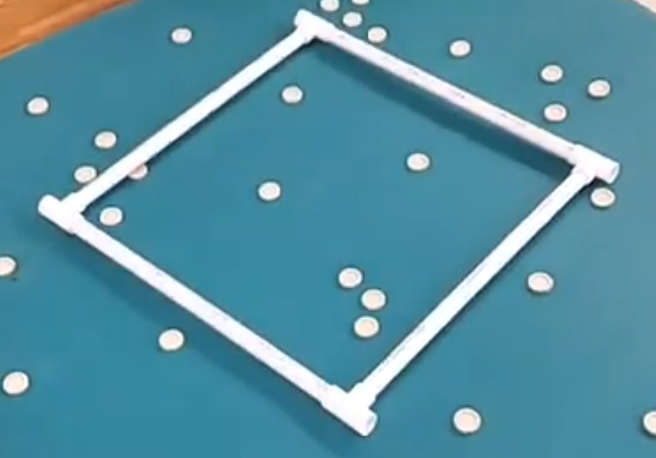
#> input picture tests/assets/mussels_sample.png, 656 x 458 px
$ python -i mussels.py   (imports and definitions only)
#> lines starting #> are read from the running program, lines starting #| are printed output that depends on the picture; after the words box and inside, x2 and y2 are one past the last pixel; in counts of white or black regions, pixels touching at a corner belong together
"""
Implementation of the mussels counting task.
"""
from typing import Tuple
import cv2
import pandas
from pandas import DataFrame
import numpy as np
from numpy import ndarray
from sklearn.cluster import KMeans
from ..utils import logger


def _remove_circles(mask: np.ndarray) -> np.ndarray:
    """
    Remove the small circles (mussels) from the image.
    """
    contours, _ = cv2.findContours(mask, cv2.RETR_TREE, cv2.CHAIN_APPROX_NONE)

    for _, contour in enumerate(contours):
        area = cv2.contourArea(contour)

        if area < 2000:
            cv2.drawContours(mask, [contour], 0, 0, -1)

    return mask


def _gaussian_blur_smooth(mask: np.ndarray) -> np.ndarray:
    """
    Convert the image to Canny Line with Gaussian blur.
    """
    # Erode the image
    kernel = np.ones((7, 7), np.uint8)
    mask = cv2.erode(mask, kernel, iterations=1)

    # Canny transform to get the edge of the image
    canny = cv2.Canny(mask, 20, 250)

    # Gaussian blur to smooth the edge to get the Hough line easier
    blurred = cv2.GaussianBlur(canny, (5, 5), 0)

    return blurred


def _get_edge_points(mask: np.ndarray) -> list:
    """
    Get the list of points on the edge of the square.
    """
    lines = cv2.HoughLinesP(mask, rho=0.1, theta=np.pi / 90, threshold=4, lines=4, minLineLength=200, maxLineGap=50)

    # Attach the points to a list
    lines = lines[:, 0, :]
    points = list()
    for x_1, y_1, x_2, y_2 in lines:
        points.append((x_1, y_1))
        points.append((x_2, y_2))

    return points


def _get_corner_points(points: list) -> np.ndarray:
    """
    Find the points on four edge by K-Means Cluster.
    """
    rect_points = DataFrame(points)
    rect_points = rect_points.rename(columns={0: "x", 1: "y"})

    # Use K-Means Cluster to classify different points (four corner points)
    points = KMeans(n_clusters=4).fit(rect_points)
    rect_points["label"] = points.labels_
    pandas.set_option("max_rows", 100)
    rect_points.sort_values("label")

    # Store different types of points
    edge_points = list()
    for i in range(4):
        df_all = _drop_noisy(rect_points[rect_points["label"] == i]).mean()
        edge_points.append((df_all.x, df_all.y))

    # Rearrange the order of points
    rect = np.array(edge_points, np.int32)
    rect = rect.reshape((-1, 1, 2))
    hull_rect = cv2.convexHull(rect)

    return hull_rect


# [44 lines left out: functions _drop_noisy, _find_mussels, not called in this run]


def count_mussels(image: np.ndarray) -> Tuple[int, ndarray, ndarray, ndarray, ndarray, ndarray]:
    """
    Count the number of the mussels in the given image.

    Additionally, returns the following images (ndarray-s):

        - Original image
        - Filtered with circles removed
        - Blurred and smoothed
        - Convex hull (4 corners)
        - Final image with found mussels marked
    """
    hsv = cv2.cvtColor(image, cv2.COLOR_BGR2HSV)

    # Set the range of the HSV field to create the mask
    lower = np.array([0, 0, 220])
    upper = np.array([255, 50, 255])
    grey = cv2.inRange(hsv, lower, upper)

    # Remove the mussels from the image
    circles_removed = _remove_circles(grey.copy())

    # Gaussian blur to smooth the edge to get the Hough line easier
    blurred_and_smoothed = _gaussian_blur_smooth(grey.copy())

    # Get the list of points on the edge of the square
    points = _get_edge_points(blurred_and_smoothed)

    # Find the points on four edges, using K-Means Cluster
    hull_rect = _get_corner_points(points)

    # Draw hull rect on the original image
    convex_hull: np.ndarray = image.copy()
    cv2.drawContours(convex_hull, [hull_rect], 0, (0, 0, 255), 3)

    # Find, count and draw the circles and square on the image
    mussels_count, mussels_found = _find_mussels(grey, image.copy(), hull_rect)
    logger.info(f"Counted {mussels_count} mussels in the passed image")

    return mussels_count, image, circles_removed, blurred_and_smoothed, convex_hull, mussels_found

>>> import cv2
>>> picture = cv2.imread('../../tests/assets/mussels_sample.png')
#> picture is the input picture: shape (458, 656, 3); mean B, G, R 161.8, 143.7, 84.9
>>> result = count_mussels(picture)
#> in count_mussels, `hsv = cv2.cvtColor(image, cv2.COLOR_BGR2HSV)`: hsv: shape (458, 656, 3); mean H, S, V 96, 132, 163.5
#> in count_mussels, `grey = cv2.inRange(hsv, lower, upper)`:
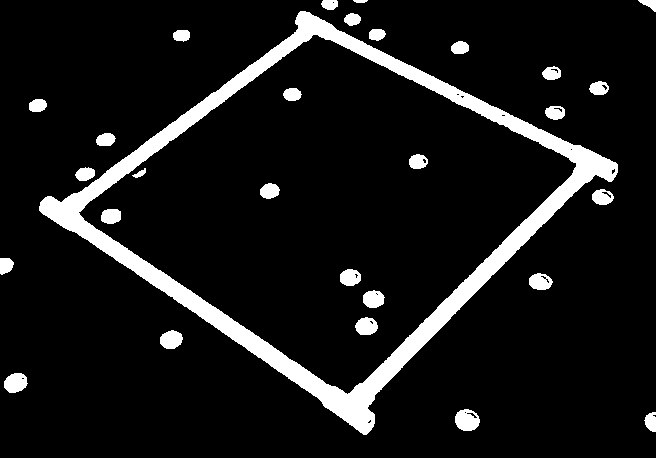
#> grey: shape (458, 656); 9.4% white; 29 white regions
#> in _remove_circles, `contours, _ = cv2.findContours(mask, cv2.RETR_TREE, cv2.CHAIN_APPROX_N..`: contours = 51 contours, 18 with area under 20; largest, box (x1, y1, x2, y2) and area: (39, 11, 618, 435) 114108, (78, 34, 577, 395) 93208, (455, 409, 480, 431) 399, (4, 373, 28, 393) 336, (160, 330, 183, 349) 302
#> the loop in _remove_circles, `for _, contour in enumerate(contours):` made 51 passes
#> area on passes 1, 2, 3, 5, 7, 8, 11, 12, 13, 14, 15, 16: 151.5, 399, 27.5, 336, 302, 286, 163, 243.5, 27, 186, 181, 203.5
#> after the loop in _remove_circles, `for _, contour in enumerate(contours):`:
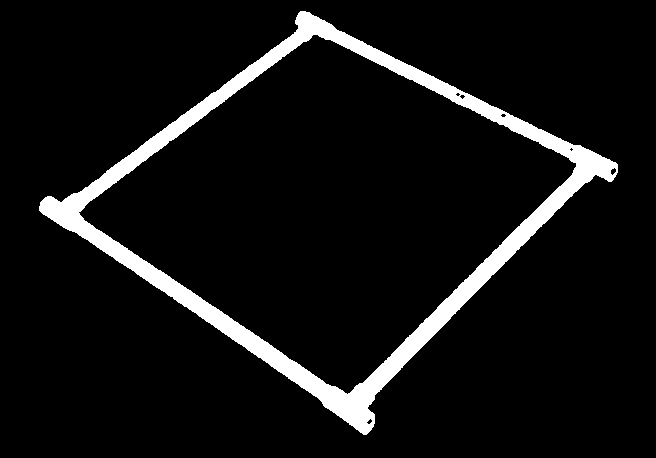
#> mask: shape (458, 656); 7.3% white; 1 white region, box (x1, y1, x2, y2) and area: (39, 11, 618, 435) 21969
#> in _gaussian_blur_smooth, `mask = cv2.erode(mask, kernel, iterations=1)`:
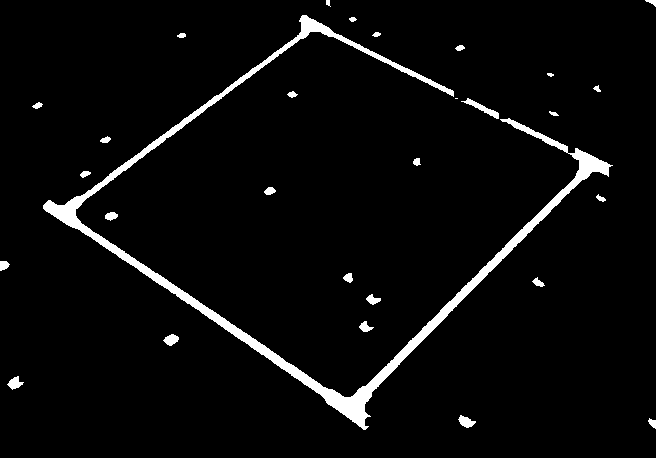
#> mask: shape (458, 656); 4% white; 29 white regions (1 under 20 px), largest, box (x1, y1, x2, y2) and area: (43, 15, 613, 430) 10314, (461, 98, 499, 119) 204, (458, 415, 476, 428) 133
#> in _gaussian_blur_smooth, `canny = cv2.Canny(mask, 20, 250)`:
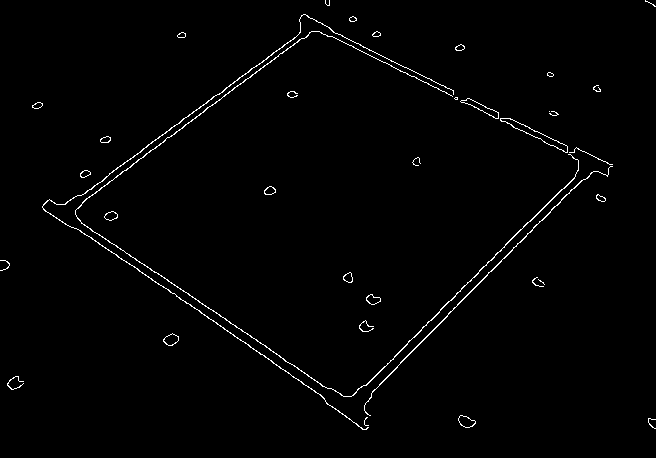
#> canny: shape (458, 656); 1.3% white in thin lines or dots
#> in _gaussian_blur_smooth, `blurred = cv2.GaussianBlur(canny, (5, 5), 0)`:
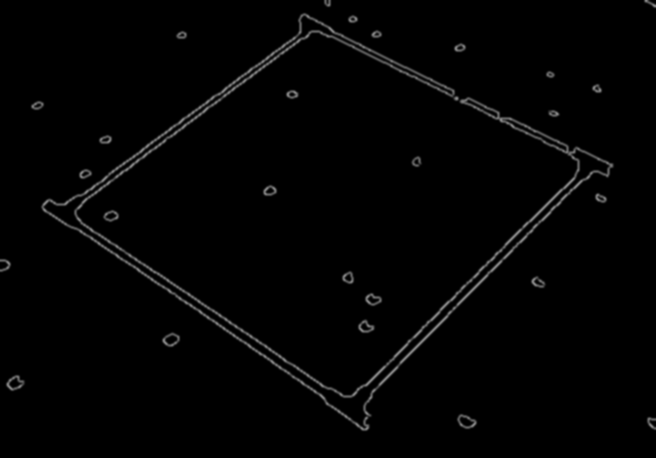
#> blurred: shape (458, 656); min 0, max 141, mean 3.3
#> in _get_edge_points, `lines = cv2.HoughLinesP(mask, rho=0.1, theta=np.pi / 90, threshold=4, ..`: lines = 81 rows, first 6: [347, 420, 601, 157], [336, 412, 600, 157], [346, 419, 599, 156], [47, 215, 329, 25], [333, 410, 597, 155], [299, 15, 614, 168]
#> the loop in _get_edge_points, `for x_1, y_1, x_2, y_2 in lines:` made 81 passes
#> (x_1, y_1, x_2, y_2) on passes 1 to 12: (347, 420, 601, 157), (336, 412, 600, 157), (346, 419, 599, 156), (47, 215, 329, 25), (333, 410, 597, 155), (299, 15, 614, 168), (41, 204, 366, 407), (41, 203, 369, 424), (333, 411, 598, 155), (346, 420, 581, 177), (297, 19, 610, 172), (298, 19, 610, 171)
#> after the loop in _get_edge_points, `for x_1, y_1, x_2, y_2 in lines:`: points = 162 pairs, first value 0 to 614, second value 13 to 430
#> in _get_corner_points, `rect_points = DataFrame(points)`: rect_points = table of 162 rows and 2 columns
#> (the run stopped early here; a loop or call above may not have finished)
